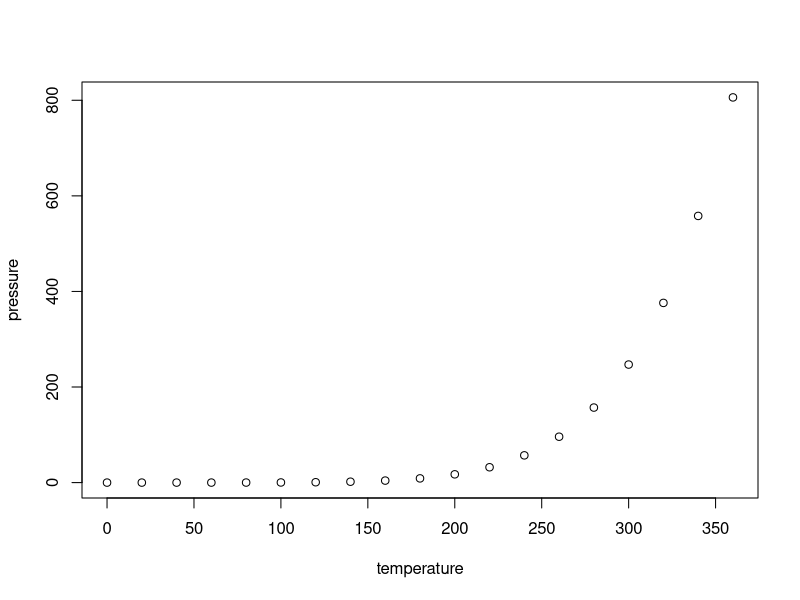
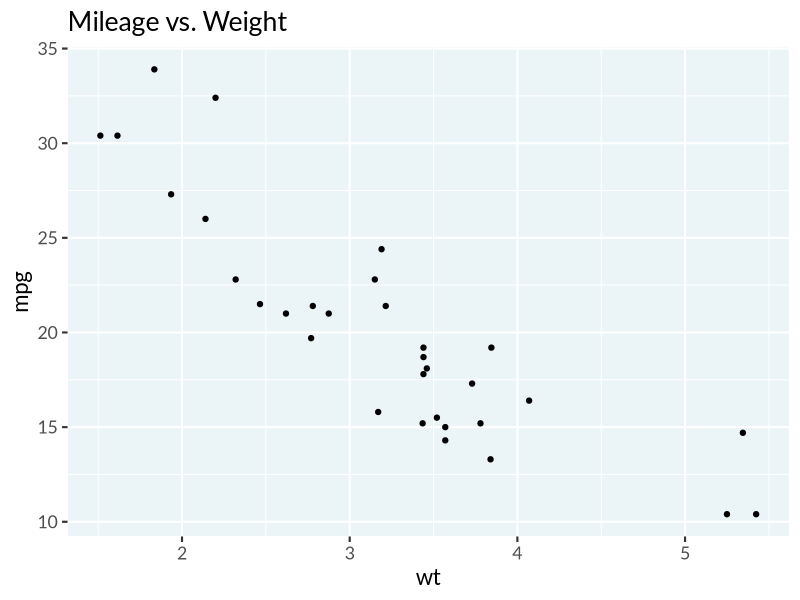

These charts were generated, in order, by the following R code:
## ---- chunk 1
knitr::opts_chunk$set(echo = TRUE)
## ---- chunk 2
summary(cars)
## ---- chunk 3
plot(pressure)
## ---- chunk 4
library(ggplot2)
ggplot(mtcars, aes(x = wt, y = mpg)) +
  geom_point() +
  theme_gray(base_size = 16, base_family = 'Lato') +
  labs(title = 'Mileage vs. Weight') +
  theme(panel.background = element_rect(fill = "#EBF4F7"))
